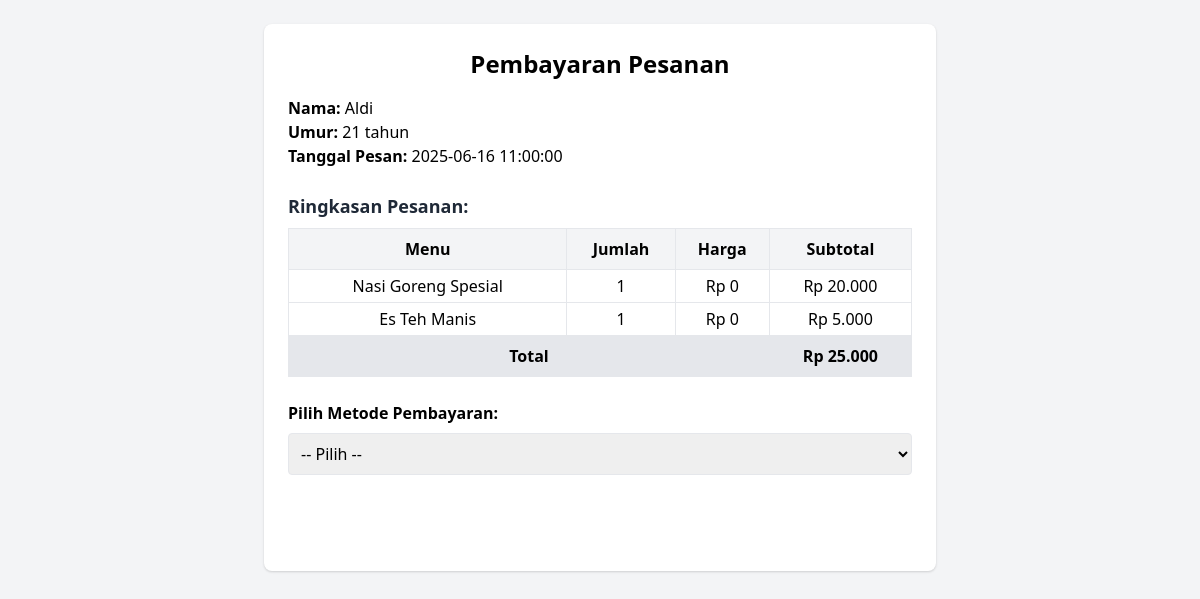
Page /pembayaran_autoshow.php?id_pesanan=1 on the committed database.
### tables this page shows
CREATE TABLE `pesanan` (
  `id_pesanan` int(11) NOT NULL,
  `id_pelanggan` int(11) DEFAULT NULL,
  `id_meja` int(11) DEFAULT NULL,
  `id_karyawan_delivery` int(11) DEFAULT NULL,
  `tanggal` datetime DEFAULT NULL,
  `metode` varchar(30) NOT NULL,
  `catatan` text DEFAULT NULL,
  `status_pesanan` enum('diproses','diantar','selesai') DEFAULT 'diproses'
);

CREATE TABLE `pelanggan` (
  `id_pelanggan` int(11) NOT NULL,
  `nama` varchar(100) DEFAULT NULL,
  `umur` int(3) DEFAULT NULL,
  `no_hp` varchar(20) DEFAULT NULL,
  `alamat` text DEFAULT NULL
);

CREATE TABLE `detail_pesanan` (
  `id_detail` int(11) NOT NULL,
  `id_pesanan` int(11) DEFAULT NULL,
  `id_produk` int(11) DEFAULT NULL,
  `jumlah` int(11) DEFAULT NULL,
  `subtotal` int(11) DEFAULT NULL,
  `harga_satuan` int(11) NOT NULL
);

CREATE TABLE `produk` (
  `id_produk` int(11) NOT NULL,
  `nama_produk` varchar(100) DEFAULT NULL,
  `id_kategori` int(11) DEFAULT NULL,
  `harga` int(11) DEFAULT NULL,
  `deskripsi` text DEFAULT NULL,
  `gambar` varchar(255) DEFAULT NULL
);

### pembayaran_autoshow.php (the view, shortened to what this page needs)
<?php
include 'koneksi.php';
$id_pesanan = isset($_GET['id_pesanan']) ? intval($_GET['id_pesanan']) : 0;
$query = mysqli_query($conn, "
  SELECT p.id_pesanan, pg.nama, pg.umur, p.tanggal
  FROM pesanan p
  JOIN pelanggan pg ON p.id_pelanggan = pg.id_pelanggan
  WHERE p.id_pesanan = $id_pesanan
");
$data = mysqli_fetch_assoc($query);
$menu = mysqli_query($conn, "
  SELECT pr.nama_produk, dp.jumlah, dp.harga_satuan, dp.subtotal
  FROM detail_pesanan dp
  JOIN produk pr ON dp.id_produk = pr.id_produk
  WHERE dp.id_pesanan = $id_pesanan
");
$total = 0;
?>
<!DOCTYPE html>
<html>
<head>
  <link href="https://cdn.jsdelivr.net/npm/tailwindcss@2.2.19/dist/tailwind.min.css" rel="stylesheet">
</head>
<body class="bg-gray-100 p-6">
  <div class="max-w-2xl mx-auto bg-white shadow p-6 rounded-lg">
    <h2 class="text-2xl font-bold mb-4 text-center text-amber-600">Pembayaran Pesanan</h2>
    <p><strong>Nama:</strong> <?= $data['nama'] ?></p>
    <p><strong>Umur:</strong> <?= $data['umur'] ?> tahun</p>
    <p><strong>Tanggal Pesan:</strong> <?= $data['tanggal'] ?></p>
    <h3 class="mt-6 text-lg font-semibold text-gray-800">Ringkasan Pesanan:</h3>
    <table class="w-full mt-2 mb-4 border border-gray-300 rounded">
      <thead class="bg-gray-100">
        <tr>
          <th class="py-2 border">Menu</th>
          <th class="py-2 border">Jumlah</th>
          <th class="py-2 border">Harga</th>
          <th class="py-2 border">Subtotal</th>
        </tr>
      </thead>
      <tbody>
        <?php while ($r = mysqli_fetch_assoc($menu)) :
          $total += $r['subtotal'];
        ?>
        <tr class="text-center">
          <td class="py-1 border"><?= $r['nama_produk'] ?></td>
          <td class="py-1 border"><?= $r['jumlah'] ?></td>
          <td class="py-1 border">Rp <?= number_format($r['harga_satuan'], 0, ',', '.') ?></td>
          <td class="py-1 border">Rp <?= number_format($r['subtotal'], 0, ',', '.') ?></td>
        </tr>
        <?php endwhile; ?>
        <tr class="bg-gray-200 font-semibold text-center">
          <td colspan="3" class="py-2 border">Total</td>
          <td class="py-2 border">Rp <?= number_format($total, 0, ',', '.') ?></td>
        </tr>
      </tbody>
    </table>
    <form action="proses_bayar.php" method="POST" class="mt-6">
      <label class="block mb-2 font-semibold">Pilih Metode Pembayaran:</label>
      <select name="metode" id="metode" onchange="tampilkanInstruksi()" required class="w-full p-2 border rounded mb-4">
        <option value="">-- Pilih --</option>
      </select>
      <button type="submit" class="w-full bg-amber-500 text-white py-2 px-4 rounded hover:bg-amber-600">Konfirmasi Pembayaran</button>
    </form>
  </div>
</body>
</html>

### rows in the picture
pesanan: id_pelanggan.nama "Aldi", id_pelanggan.umur "21", tanggal "2025-06-16 11:00:00"
detail_pesanan: id_produk.nama_produk "Nasi Goreng Spesial", jumlah "1", harga_satuan "0", subtotal "20.000"
detail_pesanan: id_produk.nama_produk "Es Teh Manis", jumlah "1", harga_satuan "0", subtotal "5.000"

### other values in the picture
$total "25.000"
